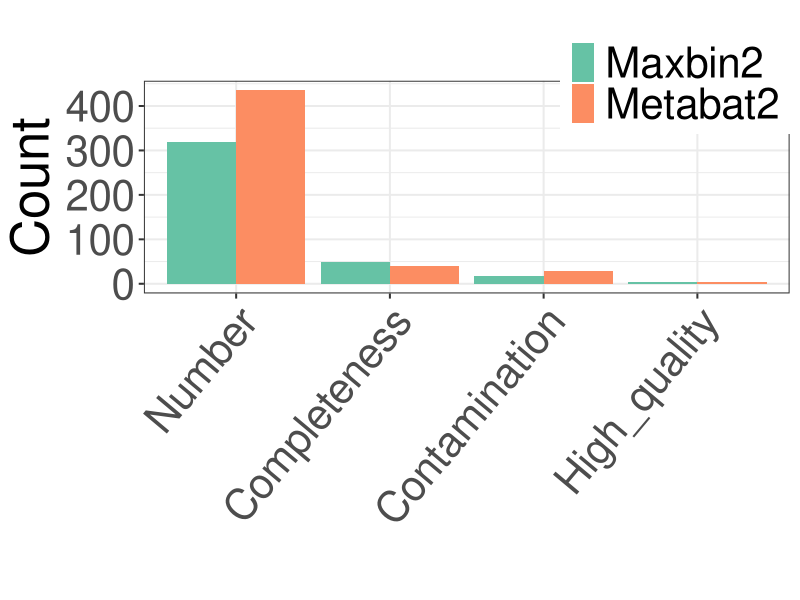

Write R code to recreate this figure.
###############################################################################################################################
# This is R script to compare Alpha/Beta Diversity phyloseq plots for the all data comparing fertilization switchgrass        #
# based on site soil microbiomes using metagenomics]                                                                          #                      
# Barplots for bin statistics                                                                                                 #
###############################################################################################################################  

# Paper title "Genome-resolved metagenomics reveals niche partitioning within the switchgrass rhizosphere microbiome"
# Published date - TBD
# Journal - Phytobiomes
# Supplemental Figure 1
# Written by Dr. Richard Allen White III
# Date November 1st, 2019

#Load Libraries
library("ggplot2"); packageVersion("ggplot2") #version 3.2.1
library("reshape2"); packageVersion("reshape2") #version 1.4.3

#Load data
stats <- read.delim("bin_comparsion.txt")

#melt to format for ggplot2
mm <- melt(stats)

#ggplot2 barplot
c <- ggplot(mm, aes(x=reorder(stats,-value), value, fill=variable)) 
c <- c + geom_bar(stat="identity", position=position_dodge())
c <- c + theme_bw(base_size=15, base_family="helvetica") #removes background/sets up text size
c <- c + theme(axis.text.x = element_text(angle = 50, hjust = 1)) 
c <- c + scale_fill_brewer(palette = "Set2")
c <- c + labs(x="", y="Count", title="")
c <- c + guides(fill=guide_legend(title=NULL))
c <- c + theme(legend.justification=c(1,0), legend.position=c(1,.75))
c <- c + theme(text = element_text(size=38))
c